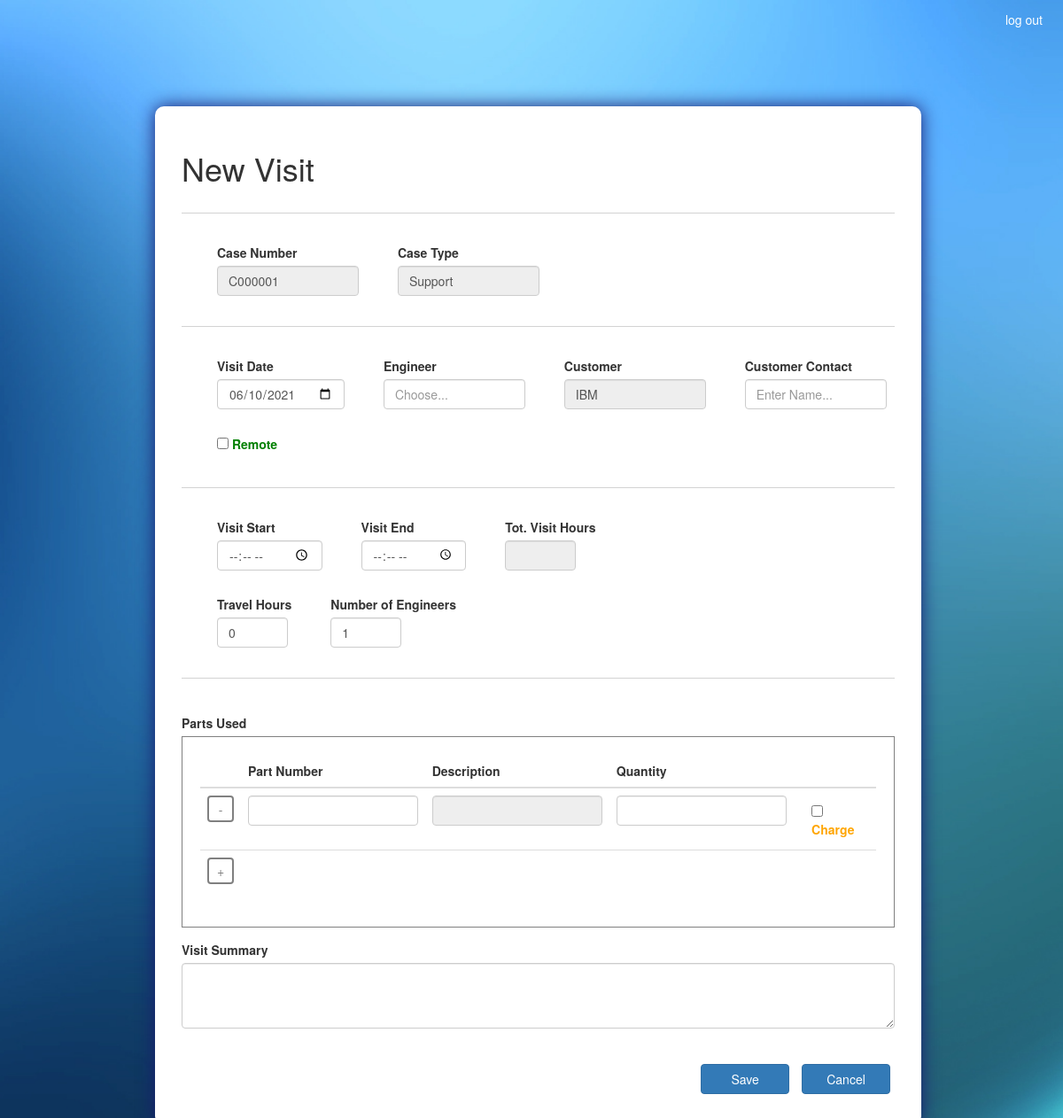
Page /new_visit/C000001/ (signed in) on the earlier database version.
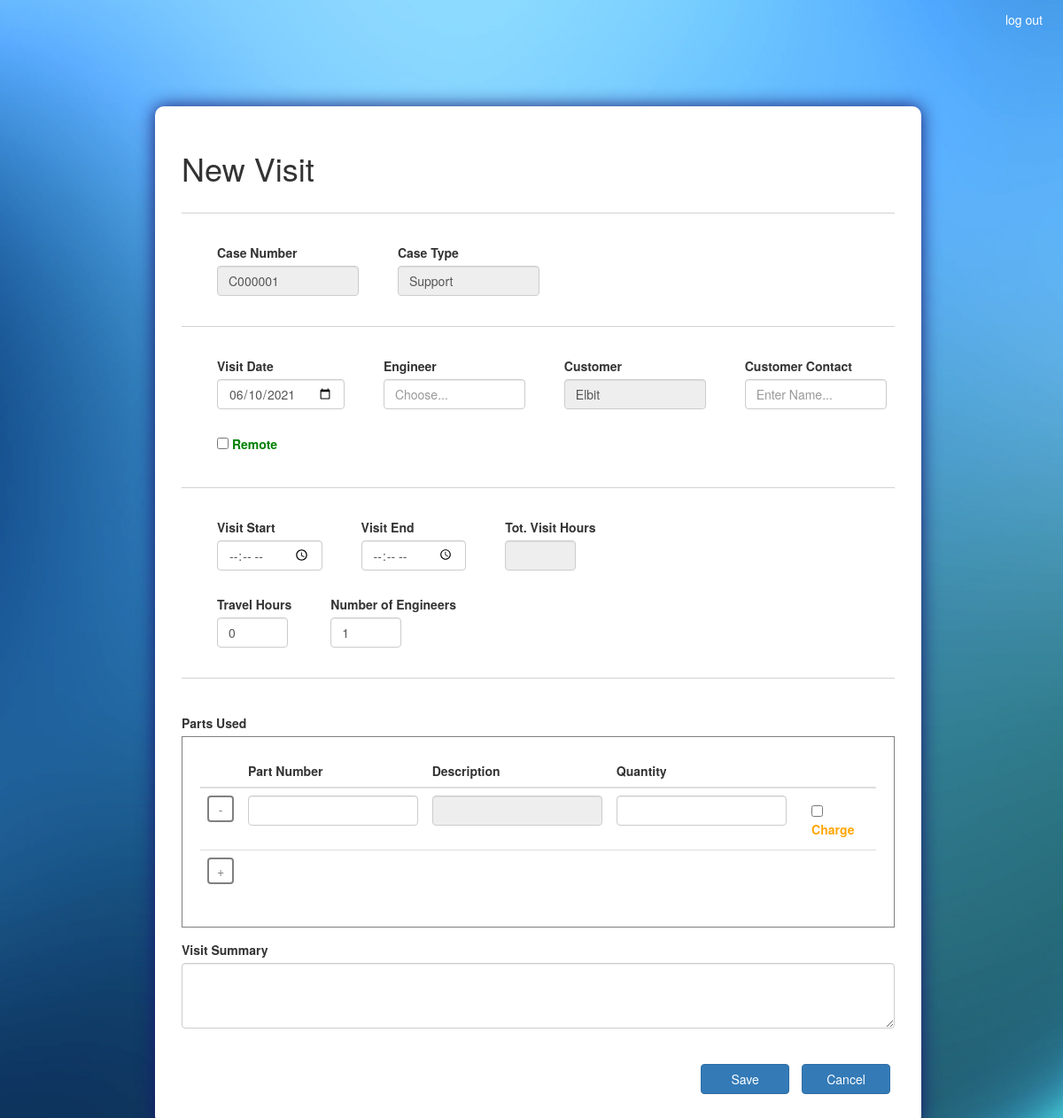
Same page on the later database version.
### ASISupport_app/models.py (models this page shows, shortened)
class Case(models.Model):
	TYPES = (
		('Support', 'Support'),
		('Training', 'Training'),
		('Maintenance', 'Maintenance'),
		('installation','Installation')
	)
	STATUSES = (
		('Open', 'Open'),
		('Resolved', 'Resolved'),
		('Closed', 'Closed'),
		('On Hold','On Hold'),
		('Cancelled','Cancelled')
	)
	case_num 				= models.CharField(max_length=100, primary_key=True)
	case_type 				= models.CharField(max_length=100, choices=TYPES)
	status 					= models.CharField(max_length=100, choices=STATUSES)
	create_date 			= models.DateTimeField(default=timezone.now)
	target_date 			= models.DateField()
	actual_date 			= models.DateField(blank=True, null=True)
	case_manager 			= models.ForeignKey(Employee, on_delete=models.CASCADE)
	machine_down 			= models.BooleanField(default=False)
	customer 				= models.ForeignKey(Customer, on_delete=models.CASCADE)
	customer_contact 		= models.CharField(max_length=100)
	case_description 		= models.TextField()
	cancellation_reason 	= models.TextField(blank=True, null=True)
	on_hold_reason 			= models.TextField(blank=True, null=True)

class Customer(models.Model):
	customer_name 			= models.CharField(max_length=100, primary_key=True)
	def __str__(self):
		return self.customer_name

### ASISupport_app/views.py (the view, shortened to what this page needs)
# urls.py: path('new_visit/<id>/', views.new_visit_view, name = 'new_visit'),
@login_required(login_url='/accounts/login/')
def new_visit_view(request, id):
	state = 'new'
	case = Case.objects.get(case_num=id)
	if request.method == 'POST' and 'cancel_btn' in request.POST:
		return redirect('ASISupport_app:view_case', id=id)
	parts = Parts.objects.all()
	parts_dict = {part.part_pn:part.part_description for part in parts}
	employees = Employee.objects.all()
	return render(request, 'ASISupport_app/visit.html', locals())

### ASISupport_app/models.py (called while the page is built)
	def __str__(self):
		return f'{self.first_name} {self.last_name} {self.employee_id}'

### templates/ASISupport_app/visit.html (shortened to what the changed rows need)
<!DOCTYPE html>
{% extends "ASISupport_app/base.html" %}
{% load static %}
{% block head_block %}
	<link rel="stylesheet" type="text/css" href="{% static 'css/visit.css' %}">
{% endblock %}
{% block body_block %}
	<section class="col-sm-1 col-sm-10 col-sm-1">
		{% if state == 'view' %}
			<form class="form-container" action="{% url 'ASISupport_app:view_visit' visit.visit_num %}" method="POST" autocomplete="off">
				{% csrf_token %}
				<div>
					<h1 class="inline_it">Visit {{ visit.visit_num }}</h1>
					<div class="action_btn">
						{% if permit_edit and not edit %}
							<button type="submit" name="edit_btn" class="btn btn-primary">Edit</button>
						{% endif %}
						<button type="submit" name="back_btn" class="btn btn-primary" formnovalidate>Back</button>
					</div>
				</div>
				{% if messages %}
				<ul class="messages">
				    {% for message in messages %}
					    {% if message.tags == 'success' %}
	                    	<div class="alert alert-success" role="alert">
						    	<li {% if message.tags %} class=" {{ message.tags }} " {% endif %}> {{ message }} </li>
							</div>
						{% elif message.tags == 'error' %}
	                    	<div class="alert alert-danger" role="alert">
						    	<li {% if message.tags %} class=" {{ message.tags }} " {% endif %}> {{ message }} </li>
							</div>
	                	{% elif message.tags == 'warning' %}
	                    	<div class="alert alert-warning" role="alert">
						    	<li {% if message.tags %} class=" {{ message.tags }} " {% endif %}> {{ message }} </li>
							</div>
						{% else %}
	                    	<div class="alert alert-info" role="alert">
						    	<li {% if message.tags %} class=" {{ message.tags }} " {% endif %}> {{ message }} </li>
							</div>
	                	{% endif %}
				    {% endfor %}
				</ul>
				{% endif %}
				<hr class="solid">
				<div>
					<div class="inline_it inline_spacing">
						<div>
							<label for="case_num">Case Number</label>
						</div>
							<input class="form-control text_bar" id="case_num" type="text" value="{{ visit.case_num }}" readonly>
					</div>
					<div class="inline_it inline_spacing">
						<div>
							<label for="case_type">Case Type</label>
						</div>
							<input class="form-control text_bar" id="case_type" type="text" value="{{ case.case_type }}" readonly>
					</div>
				</div>
				<hr class="solid">
				<div class="inline_it inline_spacing">
					<div>
						<label for="visit_date">Visit Date</label>
					</div>
					<input class="form-control datepicker" id="visit_date" type="date" value="{{ visit.visit_date|date:'Y-m-d' }}" {% if permit_visit_date %} name="visit_date" {% else %} readonly {% endif %} required>
				</div>
				<div class="inline_it inline_spacing">
					<div>
						<label for="Engineer">Engineer</label>
					</div>
					{% if not permit_engineer %}
						<input class="form-control text_bar" type="text" value="{{ visit.engineer }}" readonly>
					{% else %}
						<input class="form-control text_bar" type="text" name="engineer" list="engineer" value="{{ visit.engineer }}" onchange="listValueValidation(this)" required>
						<datalist id="engineer">
							{% for employee in employees %}
								<option value="{{ employee }}">{{ employee }}</option>
							{% endfor %}
						</datalist>
					{% endif %}
				</div>
				<div class="inline_it inline_spacing">
					<div>
						<label for="customer">Customer</label>
					</div>
						<input class="form-control text_bar" id="customer" type="text" value="{{ case.customer }}" readonly>
				</div>
				<div class="inline_it inline_spacing">
					<div>
						<label for="customer_contact">Customer Contact</label>
					</div>
						<input class="form-control text_bar" id="customer_contact" type="text" value="{{ visit.customer_contact }}" {% if permit_customer_contact %} name="customer_contact" {% else %} readonly {% endif %} required>
				</div>
				<div class="inline_it inline_spacing remote_cb">
					<input type="checkbox" id="remote" onclick="toggleTravelHours(this)" {% if visit.remote %} checked {% endif %} {% if permit_remote %} name="remote" {% else %} disabled {% endif %}>
					<label for="remote">Remote</label>
				</div>
				<hr class="solid">
				<div>
					<div class="inline_it inline_spacing">
						<div>
							<label for="visit_start">Visit Start</label>
						</div>
						<input class="form-control datepicker" id="visit_start" type="time" value="{{ visit.visit_start|time:'H:i' }}" {% if permit_visit_start %} name="visit_start" onchange="calculateTime()" {% else %} readonly {% endif %} required>
					</div>
					<div class="inline_it inline_spacing">
						<div>
							<label for="visit_end">Visit End</label>
						</div>
						<input class="form-control datepicker" id="visit_end" type="time" value="{{ visit.visit_end|time:'H:i' }}" {% if permit_visit_end %} name="visit_end" onchange="calculateTime()" {% else %} readonly {% endif %} required>
					</div>
					<div class="inline_it inline_spacing">
						<div>
							<label for="visit_hours">Tot Visit Hours</label>
						</div>
						<input class="form-control int_bar" id="visit_hours" type="text" value="{{ visit.tot_visit_hours|floatformat:2 }}" disabled>
					</div>
				</div>
				<div>
					<div class="inline_it inline_spacing">
						<div>
							<label for="travel_hours">Travel Hours</label>
						</div>
						<input class="form-control int_bar" id="travel_hours" type="text" {% if permit_travel_hours %} name="travel_hours" {% else %} readonly {% endif %} {% if visit.remote %} readonly value="0" {% else %} value="{{ visit.travel_hours|floatformat:2 }}" {% endif %} oninput="IntValidation(this)" required>
					</div>
					<div class="inline_it inline_spacing">
						<div>
							<label for="num_of_engineers">Number of Engineers</label>
						</div>
						<input class="form-control int_bar" id="num_of_engineers" type="text" value="{{ visit.num_of_engineers }}" oninput="PositiveIntValidation(this)" {% if permit_num_of_engineers %} name="num_of_engineers" {% else %} readonly {% endif %} required>
					</div>
				</div>
				<hr class="solid">
				<div class="spacing">
					<label>Parts Used</label>
					<div class="parts_lst">
						<table class="table table-hover" id="parts_used_tbl">
							<thead>
								<tr>
									<th scope="col"></th>
									<th scope="col">Part Number</th>
						    		<th scope="col">Description</th>
						    		<th scope="col">Quantity</th>
						    		<th scope="col"></th>
						    	</tr>
							</thead>
							{% if not permit_parts_delete and not permit_parts_add %}
								<tbody>
									{% for visit_part, description in part_description_dict.items %}
											<tr>
												<td></td>
												<td>{{ visit_part.part_pn }}</td>
												<td>{{ description }}</td>
												<td>{{ visit_part.qty }}</td>
												<td>
													<div class="form-check charge_cb">
														<input type="checkbox" id="charge" {% if visit_part.charge %} checked {% endif %} readonly>
														<label for="charge">Charge</label>
													</div>
												</td>
											</tr>
									{% endfor %}
								</tbody>
							{% else %}
								<tbody>
									{% for visit_part, description in part_description_dict.items %}
										<tr>
											<td>
												<button onclick="deleteRow(this,'parts_used_tbl')" type="button" name="remove_btn" class="btn btn-primary add_or_del_btn">-</button>
											</td>
											<td>
												<input class="form-control" type="text" name="part_num" oninput="completeDesc(this,{{ parts_dict }})" value="{{ visit_part.part_pn }}">
											</td>
											<td>
												<input class="form-control" type="text" name="part_description" value="{{ description }}" readonly>
											</td>
											<td>
												<input class="form-control" type="text" name="qty" value="{{ visit_part.qty }}" oninput="positiveQTYValidation(this)">
											</td>
											<td>
												<div class="form-check charge_cb">
													{% if visit_part.charge %}
														<input type="checkbox" name="charge" onclick="toggleHiddenInput(this)" value="1" checked>
													{% else %}
														<input type="hidden" name="charge" value="0">
														<input type="checkbox" name="charge" onclick="toggleHiddenInput(this)" value="1">
													{% endif %}
													<label for="charge">Charge</label>
												</div>
											</td>
										</tr>
									{% endfor %}
									<tr>
										<td>
											<button onclick="addRow('parts_used_tbl', {{ parts_dict }})" type="button" name="add_btn" class="btn btn-primary add_or_del_btn">+</button>
										</td>
										<td></td>
										<td></td>
										<td></td>
										<td></td>
									</tr>
								</tbody>
							{% endif %}
						</table>
					</div>
				</div>
				<div class="form-group description_bar">
					<label for="visit_summary">Visit Summary</label>
					<textarea class="form-control" id="visit_summary" rows="3" {% if permit_visit_summary %} name="visit_summary" {% else %} readonly {% endif %} required>{{ visit.visit_summary }}</textarea>
				</div>
				{% if edit %}
					<div class="action_btn">
						<button type="submit" name="save_btn" class="btn btn-primary">Save</button>
					</div>
				{% endif %}
			</form>
		{% else %}
			<form class="form-container" action="{% url 'ASISupport_app:new_visit' case.case_num %}" method="POST"  autocomplete="off">
				<div>
					<h1 class="inline_it">New Visit</h1>
				</div>
				<hr class="solid">
				<div>
					<div class="inline_it inline_spacing">
						<div>
							<label for="case_num">Case Number</label>
						</div>
							<input class="form-control text_bar" name="case_num" type="text" value="{{ case.case_num }}" readonly>
					</div>
					<div class="inline_it inline_spacing">
						<div>
							<label for="case_type">Case Type</label>
						</div>
							<input class="form-control text_bar" name="case_type" type="text" value="{{ case.case_type }}" readonly>
					</div>
				</div>
				<hr class="solid">
				<div class="inline_it inline_spacing">
					<div>
						<label for="visit_date">Visit Date</label>
					</div>
					<input class="form-control datepicker" name="visit_date" type="date" id="visit_date" required>
				</div>
				<div class="inline_it inline_spacing">
					<div>
						<label for="engineer">Engineer</label>
					</div>
					<input class="form-control text_bar" type="text" name="engineer" list="engineer" placeholder="Choose..." onchange="listValueValidation(this)" required>
				</div>
				<div class="inline_it inline_spacing">
					<div>
						<label for="customer">Customer</label>
					</div>
						<input class="form-control text_bar" name="customer" type="text" value="{{ case.customer }}" readonly>
				</div>
				<div class="inline_it inline_spacing">
					<div>
						<label for="customer_contact">Customer Contact</label>
					</div>
						<input class="form-control text_bar" name="customer_contact" type="text" placeholder="Enter Name..." required>
				</div>
				<div class="inline_it inline_spacing remote_cb">
					<input type="checkbox" name="remote" onclick="toggleTravelHours(this)">
					<label for="remote">Remote</label>
				</div>
				<hr class="solid">
				<div>
					<div class="inline_it inline_spacing">
						<div>
							<label for="visit_start">Visit Start</label>
						</div>
						<input class="form-control datepicker" name="visit_start" id="visit_start" type="time" onchange="calculateTime()" required>
					</div>
					<div class="inline_it inline_spacing">
						<div>
							<label for="visit_end">Visit End</label>
						</div>
						<input class="form-control datepicker" name="visit_end" id="visit_end" type="time" onchange="calculateTime()" required>
					</div>
					<div class="inline_it inline_spacing">
						<div>
							<label for="visit_hours">Tot. Visit Hours</label>
						</div>
						<input class="form-control int_bar" name="visit_hours" id="visit_hours" type="text" disabled>
					</div>
				</div>
				<div>
					<div class="inline_it inline_spacing">
						<div>
							<label for="travel_hours">Travel Hours</label>
						</div>
						<input class="form-control int_bar" name="travel_hours" id="travel_hours" type="text" oninput="IntValidation(this)" required>
					</div>
					<div class="inline_it inline_spacing">
						<div>
							<label for="num_of_engineers">Number of Engineers</label>
						</div>
						<input class="form-control int_bar" name="num_of_engineers" id="num_of_engineers" type="text" oninput="PositiveIntValidation(this)" required>
					</div>
				</div>
				<hr class="solid">
				<div class="spacing">
					<label>Parts Used</label>
					<div class="parts_lst">
						<table class="table table-hover" id="parts_used_tbl">
							<thead>
								<tr>
									<th scope="col"></th>
									<th scope="col">Part Number</th>
						    		<th scope="col">Description</th>
						    		<th scope="col">Quantity</th>
						    		<th scope="col"></th>
						    	</tr>
							</thead>
							<tbody>
								<tr>
									<td>
										<button onclick="deleteRow(this,'parts_used_tbl')"  type="button" name="remove_btn" class="btn btn-primary add_or_del_btn">-</button>
									</td>
									<td>
										<input class="form-control" type="text" name="part_num" oninput="completeDesc(this,{{ parts_dict }})">
									</td>
									<td>
										<input class="form-control" type="text" name="part_description" readonly>
									</td>
									<td>
										<input class="form-control" type="text" name="qty" oninput="positiveQTYValidation(this)">
									</td>
									<td>
										<div class="form-check charge_cb">
											<input type="checkbox" name="charge" onclick="toggleHiddenInput(this)" value="1">
											<label for="charge">Charge</label>
										</div>
									</td>
								</tr>
								<tr>
									<td>
										<button onclick="addRow('parts_used_tbl', {{ parts_dict }})" type="button" name="add_btn" class="btn btn-primary add_or_del_btn">+</button>
									</td>
									<td></td>
									<td></td>
									<td></td>
									<td></td>
								</tr>
							</tbody>
						</table>
					</div>
				</div>
				<div class="form-group description_bar">
					<label for="visit_summary">Visit Summary</label>
					<textarea class="form-control" name="visit_summary" rows="3" required></textarea>
				</div>
				<div class="action_btn">
					<button type="submit" name="save_btn" class="btn btn-primary">Save</button>
					<button type="submit" name="cancel_btn" class="btn btn-primary" formnovalidate>Cancel</button>
				</div>
			</form>
		{% endif %}
	</section>
{% endblock %}

Differences in the rows shown:
changed Case "Support": customer "IBM" → "Elbit"
